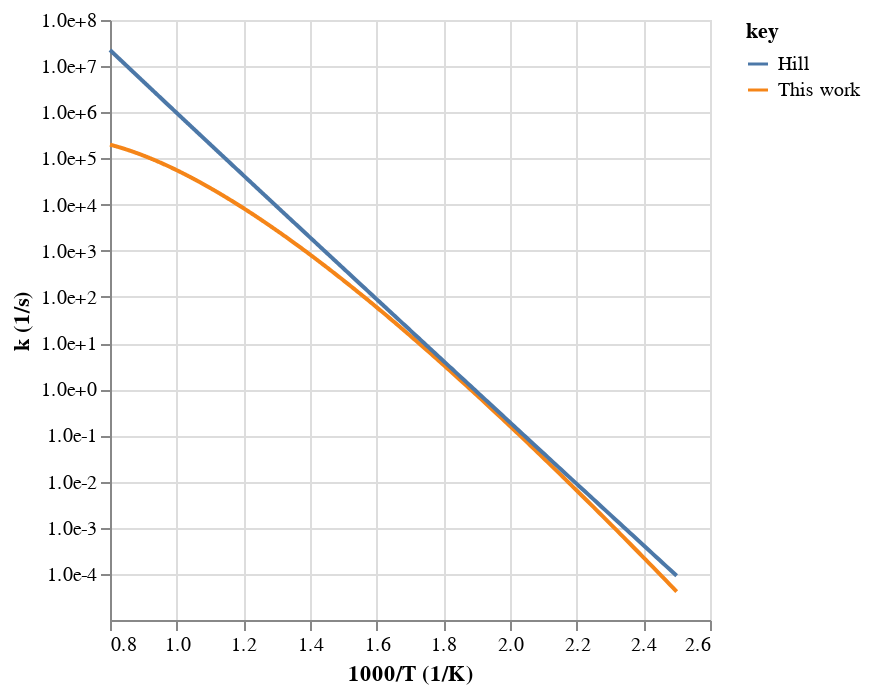
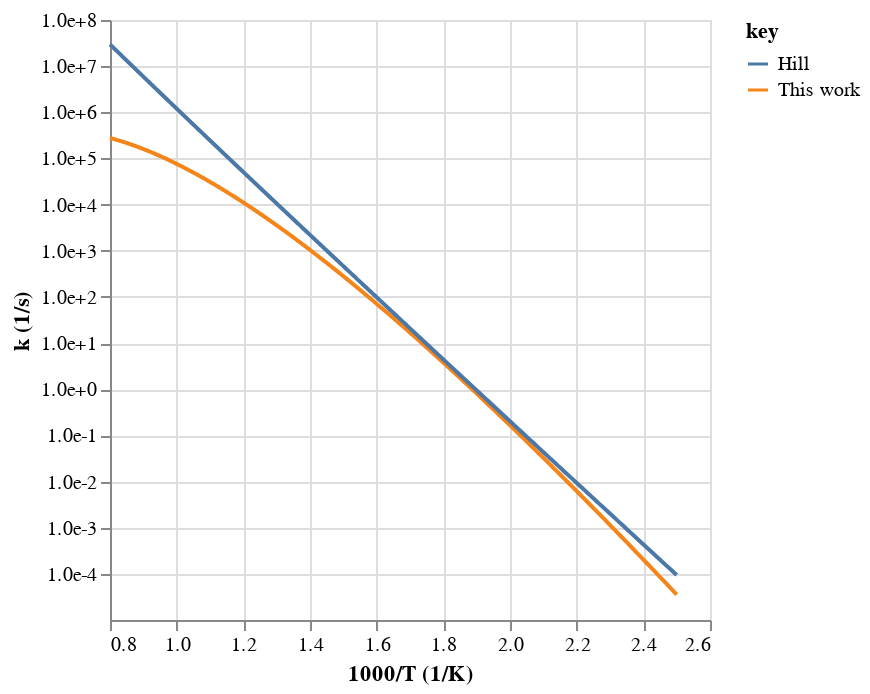
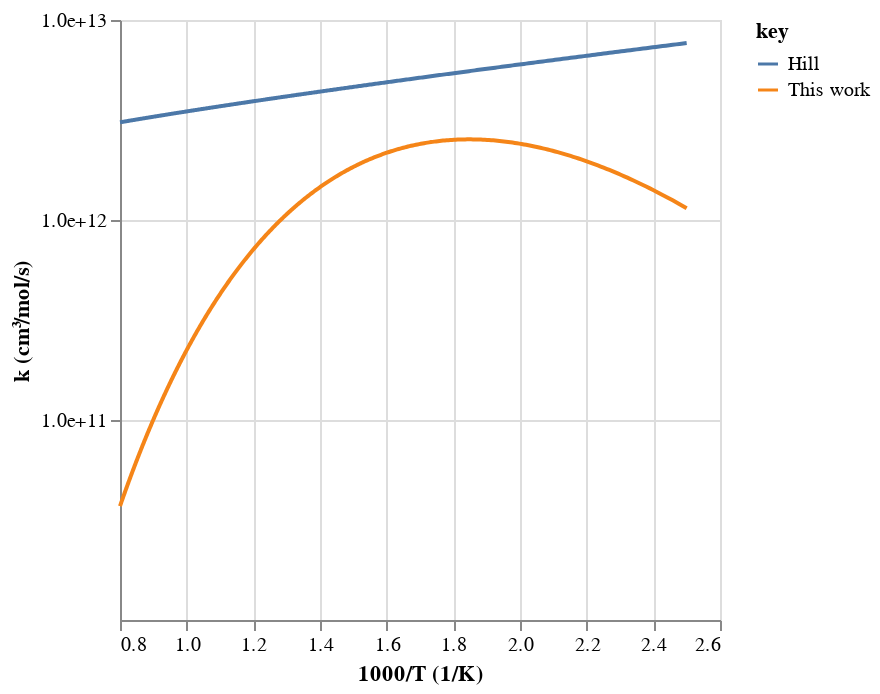
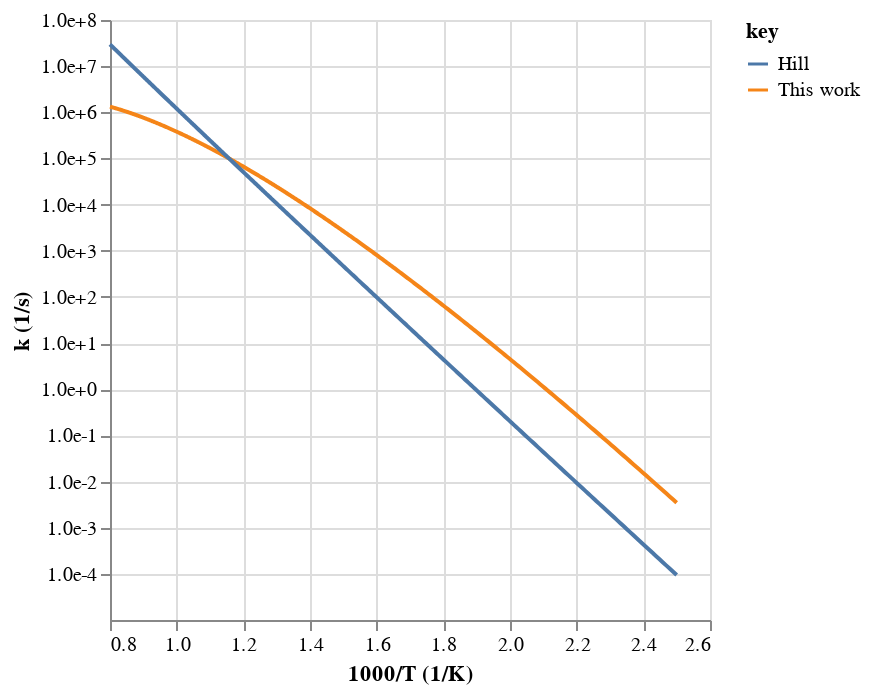

Notebook source saved alongside these figures, in order:
### Code cell
# Write
workflow.plot_rates(tag=tag, root_path=root_path)

### Figure 1 — Vega-Lite specification as saved in the notebook (floating-point values rounded to 4 significant figures; data arrays with more than 128 entries replaced by an {"elided": "..."} marker saying what was removed)
{"config": {"view": {"continuousWidth": 300, "continuousHeight": 300}}, "data": {"name": "data-041e1364ba8b18f11e901cf1f1938bbe"}, "mark": {"type": "line"}, "encoding": {"color": {"field": "key", "type": "nominal"}, "x": {"field": "x", "title": "1000/T (1/K)", "type": "quantitative"}, "y": {"axis": {"format": ".1e", "values": [0.0001, 0.001, 0.01, 0.1, 1, 10, 100, 1000, 10000, 100000, 1000000, 10000000, 100000000]}, "field": "value", "scale": {"type": "log"}, "title": "k (1/s)", "type": "quantitative"}}, "transform": [{"fold": ["This work", "Hill"]}], "$schema": "https://vega.github.io/schema/vega-lite/v5.20.1.json", "datasets": {"data-041e1364ba8b18f11e901cf1f1938bbe": {"elided": "500 records"}}}

### Figure 2 — Vega-Lite specification as saved in the notebook (floating-point values rounded to 4 significant figures; data arrays with more than 128 entries replaced by an {"elided": "..."} marker saying what was removed)
{"config": {"view": {"continuousWidth": 300, "continuousHeight": 300}}, "data": {"name": "data-f5ccf8d61a071e9401826534b555e7cd"}, "mark": {"type": "line"}, "encoding": {"color": {"field": "key", "type": "nominal"}, "x": {"field": "x", "title": "1000/T (1/K)", "type": "quantitative"}, "y": {"axis": {"format": ".1e", "values": [0.0001, 0.001, 0.01, 0.1, 1, 10, 100, 1000, 10000, 100000, 1000000, 10000000, 100000000]}, "field": "value", "scale": {"type": "log"}, "title": "k (1/s)", "type": "quantitative"}}, "transform": [{"fold": ["This work", "Hill"]}], "$schema": "https://vega.github.io/schema/vega-lite/v5.20.1.json", "datasets": {"data-f5ccf8d61a071e9401826534b555e7cd": {"elided": "500 records"}}}

### Figure 3 — Vega-Lite specification as saved in the notebook (floating-point values rounded to 4 significant figures; data arrays with more than 128 entries replaced by an {"elided": "..."} marker saying what was removed)
{"config": {"view": {"continuousWidth": 300, "continuousHeight": 300}}, "data": {"name": "data-d786f91ec78eda88cd61d9efecedc33e"}, "mark": {"type": "line"}, "encoding": {"color": {"field": "key", "type": "nominal"}, "x": {"field": "x", "title": "1000/T (1/K)", "type": "quantitative"}, "y": {"axis": {"format": ".1e", "values": [100000000000, 1000000000000, 10000000000000, 100000000000000]}, "field": "value", "scale": {"type": "log"}, "title": "k (cm³/mol/s)", "type": "quantitative"}}, "transform": [{"fold": ["This work", "Hill"]}], "$schema": "https://vega.github.io/schema/vega-lite/v5.20.1.json", "datasets": {"data-d786f91ec78eda88cd61d9efecedc33e": {"elided": "500 records"}}}

### Figure 4 — Vega-Lite specification as saved in the notebook (floating-point values rounded to 4 significant figures; data arrays with more than 128 entries replaced by an {"elided": "..."} marker saying what was removed)
{"config": {"view": {"continuousWidth": 300, "continuousHeight": 300}}, "data": {"name": "data-fba9120b542c09e8b6c0d08a45b8eafd"}, "mark": {"type": "line"}, "encoding": {"color": {"field": "key", "type": "nominal"}, "x": {"field": "x", "title": "1000/T (1/K)", "type": "quantitative"}, "y": {"axis": {"format": ".1e", "values": [0.0001, 0.001, 0.01, 0.1, 1, 10, 100, 1000, 10000, 100000, 1000000, 10000000, 100000000]}, "field": "value", "scale": {"type": "log"}, "title": "k (1/s)", "type": "quantitative"}}, "transform": [{"fold": ["This work", "Hill"]}], "$schema": "https://vega.github.io/schema/vega-lite/v5.20.1.json", "datasets": {"data-fba9120b542c09e8b6c0d08a45b8eafd": {"elided": "500 records"}}}
